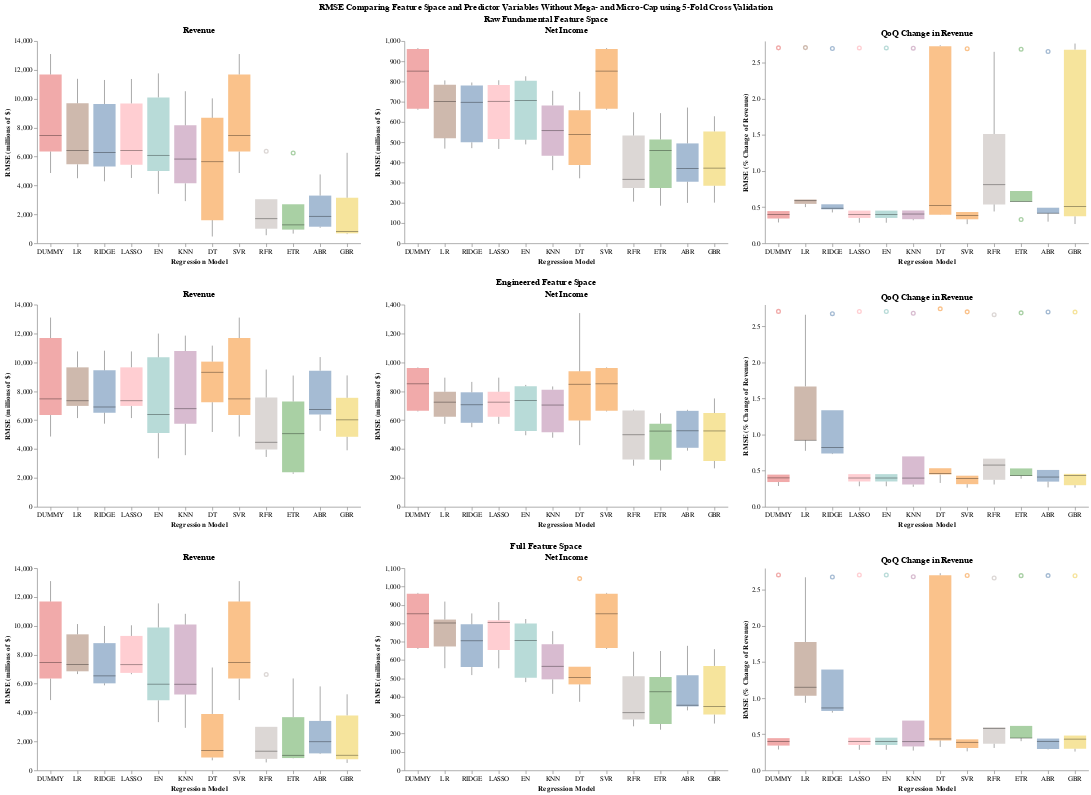

The code cell stored with this chart in its notebook:
### Code cell
(full_chart & full_chart2 & full_chart3).configure_view(stroke=None).properties(
    title=alt.TitleParams('RMSE Comparing Feature Space and Predictor Variables Without Mega- and Micro-Cap using 5-Fold Cross Validation', anchor='middle'))

### Figure 1 — Vega-Lite specification as saved in the notebook (floating-point values rounded to 4 significant figures)
{"config": {"view": {"continuousWidth": 300, "continuousHeight": 300, "stroke": null}}, "vconcat": [{"hconcat": [{"data": {"name": "data-96b21ce6178e432c9d998ff791637641"}, "mark": {"type": "boxplot", "median": {"color": "black", "strokeWidth": 3}, "opacity": 0.5, "size": 33}, "encoding": {"color": {"field": "model", "legend": null, "type": "nominal"}, "x": {"axis": {"grid": false, "labelAngle": 0}, "field": "model", "sort": ["DUMMY", "LR", "RIDGE", "LASSO", "EN", "KNN", "DT", "SVR", "RFR", "ETR", "ABR", "GBR"], "title": "Regression Model", "type": "nominal"}, "y": {"axis": {"grid": false}, "field": "rmse", "title": "RMSE (millions of $)", "type": "quantitative"}}, "height": 300, "title": "Revenue", "width": 480}, {"data": {"name": "data-f683312791e5bca46f509466c15ff660"}, "mark": {"type": "boxplot", "median": {"color": "black", "strokeWidth": 3}, "opacity": 0.5, "size": 33}, "encoding": {"color": {"field": "model", "legend": null, "type": "nominal"}, "x": {"axis": {"grid": false, "labelAngle": 0}, "field": "model", "sort": ["DUMMY", "LR", "RIDGE", "LASSO", "EN", "KNN", "DT", "SVR", "RFR", "ETR", "ABR", "GBR"], "title": "Regression Model", "type": "nominal"}, "y": {"axis": {"grid": false}, "field": "rmse", "title": "RMSE (millions of $)", "type": "quantitative"}}, "height": 300, "title": "Net Income", "width": 480}, {"data": {"name": "data-5d4a83746d5ced96b4d34b429b2db8ff"}, "mark": {"type": "boxplot", "median": {"color": "black", "strokeWidth": 3}, "opacity": 0.5, "size": 33}, "encoding": {"color": {"field": "model", "legend": null, "type": "nominal"}, "x": {"axis": {"grid": false, "labelAngle": 0}, "field": "model", "sort": ["DUMMY", "LR", "RIDGE", "LASSO", "EN", "KNN", "DT", "SVR", "RFR", "ETR", "ABR", "GBR"], "title": "Regression Model", "type": "nominal"}, "y": {"axis": {"grid": false}, "field": "rmse", "title": "RMSE (% Change of Revenue)", "type": "quantitative"}}, "height": 300, "title": "QoQ Change in Revenue", "width": 480}], "title": {"text": "Raw Fundamental Feature Space", "anchor": "middle"}}, {"hconcat": [{"data": {"name": "data-af799842d73d3bb1296270cd6d9e0182"}, "mark": {"type": "boxplot", "median": {"color": "black", "strokeWidth": 3}, "opacity": 0.5, "size": 33}, "encoding": {"color": {"field": "model", "legend": null, "type": "nominal"}, "x": {"axis": {"grid": false, "labelAngle": 0}, "field": "model", "sort": ["DUMMY", "LR", "RIDGE", "LASSO", "EN", "KNN", "DT", "SVR", "RFR", "ETR", "ABR", "GBR"], "title": "Regression Model", "type": "nominal"}, "y": {"axis": {"grid": false}, "field": "rmse", "title": "RMSE (millions of $)", "type": "quantitative"}}, "height": 300, "title": "Revenue", "width": 480}, {"data": {"name": "data-9d2e83c2151541ff52ed11c8cf88920d"}, "mark": {"type": "boxplot", "median": {"color": "black", "strokeWidth": 3}, "opacity": 0.5, "size": 33}, "encoding": {"color": {"field": "model", "legend": null, "type": "nominal"}, "x": {"axis": {"grid": false, "labelAngle": 0}, "field": "model", "sort": ["DUMMY", "LR", "RIDGE", "LASSO", "EN", "KNN", "DT", "SVR", "RFR", "ETR", "ABR", "GBR"], "title": "Regression Model", "type": "nominal"}, "y": {"axis": {"grid": false}, "field": "rmse", "title": "RMSE (millions of $)", "type": "quantitative"}}, "height": 300, "title": "Net Income", "width": 480}, {"data": {"name": "data-143838906a5d22319c709177aa2cebcb"}, "mark": {"type": "boxplot", "median": {"color": "black", "strokeWidth": 3}, "opacity": 0.5, "size": 33}, "encoding": {"color": {"field": "model", "legend": null, "type": "nominal"}, "x": {"axis": {"grid": false, "labelAngle": 0}, "field": "model", "sort": ["DUMMY", "LR", "RIDGE", "LASSO", "EN", "KNN", "DT", "SVR", "RFR", "ETR", "ABR", "GBR"], "title": "Regression Model", "type": "nominal"}, "y": {"axis": {"grid": false}, "field": "rmse", "title": "RMSE (% Change of Revenue)", "type": "quantitative"}}, "height": 300, "title": "QoQ Change in Revenue", "width": 480}], "title": {"text": "Engineered Feature Space", "anchor": "middle"}}, {"hconcat": [{"data": {"name": "data-4ae5d013f0334a0c85e6e1d59f98e679"}, "mark": {"type": "boxplot", "median": {"color": "black", "strokeWidth": 3}, "opacity": 0.5, "size": 33}, "encoding": {"color": {"field": "model", "legend": null, "type": "nominal"}, "x": {"axis": {"grid": false, "labelAngle": 0}, "field": "model", "sort": ["DUMMY", "LR", "RIDGE", "LASSO", "EN", "KNN", "DT", "SVR", "RFR", "ETR", "ABR", "GBR"], "title": "Regression Model", "type": "nominal"}, "y": {"axis": {"grid": false}, "field": "rmse", "title": "RMSE (millions of $)", "type": "quantitative"}}, "height": 300, "title": "Revenue", "width": 480}, {"data": {"name": "data-8722cc42b982450a058e4d527dc353fd"}, "mark": {"type": "boxplot", "median": {"color": "black", "strokeWidth": 3}, "opacity": 0.5, "size": 33}, "encoding": {"color": {"field": "model", "legend": null, "type": "nominal"}, "x": {"axis": {"grid": false, "labelAngle": 0}, "field": "model", "sort": ["DUMMY", "LR", "RIDGE", "LASSO", "EN", "KNN", "DT", "SVR", "RFR", "ETR", "ABR", "GBR"], "title": "Regression Model", "type": "nominal"}, "y": {"axis": {"grid": false}, "field": "rmse", "title": "RMSE (millions of $)", "type": "quantitative"}}, "height": 300, "title": "Net Income", "width": 480}, {"data": {"name": "data-5e08396439ddbb28e3543b993f484926"}, "mark": {"type": "boxplot", "median": {"color": "black", "strokeWidth": 3}, "opacity": 0.5, "size": 33}, "encoding": {"color": {"field": "model", "legend": null, "type": "nominal"}, "x": {"axis": {"grid": false, "labelAngle": 0}, "field": "model", "sort": ["DUMMY", "LR", "RIDGE", "LASSO", "EN", "KNN", "DT", "SVR", "RFR", "ETR", "ABR", "GBR"], "title": "Regression Model", "type": "nominal"}, "y": {"axis": {"grid": false}, "field": "rmse", "title": "RMSE (% Change of Revenue)", "type": "quantitative"}}, "height": 300, "title": "QoQ Change in Revenue", "width": 480}], "title": {"text": "Full Feature Space", "anchor": "middle"}}], "title": {"text": "RMSE Comparing Feature Space and Predictor Variables Without Mega- and Micro-Cap using 5-Fold Cross Validation", "anchor": "middle"}, "$schema": "https://vega.github.io/schema/vega-lite/v5.20.1.json", "datasets": {"data-96b21ce6178e432c9d998ff791637641": [{"model": "DUMMY", "rmse": 11690.0}, {"model": "DUMMY", "rmse": 7473.0}, {"model": "DUMMY", "rmse": 4868.0}, {"model": "DUMMY", "rmse": 6354.0}, {"model": "DUMMY", "rmse": 13110.0}, {"model": "LR", "rmse": 9694.0}, {"model": "LR", "rmse": 6428.0}, {"model": "LR", "rmse": 4505.0}, {"model": "LR", "rmse": 5466.0}, {"model": "LR", "rmse": 11390.0}, {"model": "RIDGE", "rmse": 9643.0}, {"model": "RIDGE", "rmse": 6291.0}, {"model": "RIDGE", "rmse": 4292.0}, {"model": "RIDGE", "rmse": 5317.0}, {"model": "RIDGE", "rmse": 11310.0}, {"model": "LASSO", "rmse": 9683.0}, {"model": "LASSO", "rmse": 6433.0}, {"model": "LASSO", "rmse": 4524.0}, {"model": "LASSO", "rmse": 5432.0}, {"model": "LASSO", "rmse": 11380.0}, {"model": "EN", "rmse": 10100.0}, {"model": "EN", "rmse": 6094.0}, {"model": "EN", "rmse": 3426.0}, {"model": "EN", "rmse": 5009.0}, {"model": "EN", "rmse": 11760.0}, {"model": "KNN", "rmse": 8169.0}, {"model": "KNN", "rmse": 5834.0}, {"model": "KNN", "rmse": 2921.0}, {"model": "KNN", "rmse": 4152.0}, {"model": "KNN", "rmse": 10530.0}, {"model": "DT", "rmse": 10030.0}, {"model": "DT", "rmse": 5647.0}, {"model": "DT", "rmse": 470.9}, {"model": "DT", "rmse": 1605.0}, {"model": "DT", "rmse": 8687.0}, {"model": "SVR", "rmse": 11690.0}, {"model": "SVR", "rmse": 7473.0}, {"model": "SVR", "rmse": 4868.0}, {"model": "SVR", "rmse": 6354.0}, {"model": "SVR", "rmse": 13110.0}, {"model": "RFR", "rmse": 3052.0}, {"model": "RFR", "rmse": 1701.0}, {"model": "RFR", "rmse": 560.0}, {"model": "RFR", "rmse": 1013.0}, {"model": "RFR", "rmse": 6373.0}, {"model": "ETR", "rmse": 2703.0}, {"model": "ETR", "rmse": 1275.0}, {"model": "ETR", "rmse": 671.5}, {"model": "ETR", "rmse": 948.6}, {"model": "ETR", "rmse": 6252.0}, {"model": "ABR", "rmse": 3304.0}, {"model": "ABR", "rmse": 1872.0}, {"model": "ABR", "rmse": 1149.0}, {"model": "ABR", "rmse": 1076.0}, {"model": "ABR", "rmse": 4768.0}, {"model": "GBR", "rmse": 3155.0}, {"model": "GBR", "rmse": 830.2}, {"model": "GBR", "rmse": 636.6}, {"model": "GBR", "rmse": 690.0}, {"model": "GBR", "rmse": 6267.0}], "data-f683312791e5bca46f509466c15ff660": [{"model": "DUMMY", "rmse": 965.5}, {"model": "DUMMY", "rmse": 851.7}, {"model": "DUMMY", "rmse": 660.5}, {"model": "DUMMY", "rmse": 665.8}, {"model": "DUMMY", "rmse": 960.9}, {"model": "LR", "rmse": 805.6}, {"model": "LR", "rmse": 701.6}, {"model": "LR", "rmse": 520.2}, {"model": "LR", "rmse": 468.3}, {"model": "LR", "rmse": 784.5}, {"model": "RIDGE", "rmse": 795.3}, {"model": "RIDGE", "rmse": 697.6}, {"model": "RIDGE", "rmse": 499.4}, {"model": "RIDGE", "rmse": 470.6}, {"model": "RIDGE", "rmse": 780.9}, {"model": "LASSO", "rmse": 806.4}, {"model": "LASSO", "rmse": 702.4}, {"model": "LASSO", "rmse": 515.7}, {"model": "LASSO", "rmse": 466.7}, {"model": "LASSO", "rmse": 783.4}, {"model": "EN", "rmse": 826.0}, {"model": "EN", "rmse": 705.7}, {"model": "EN", "rmse": 489.2}, {"model": "EN", "rmse": 512.7}, {"model": "EN", "rmse": 803.6}, {"model": "KNN", "rmse": 754.3}, {"model": "KNN", "rmse": 556.9}, {"model": "KNN", "rmse": 432.6}, {"model": "KNN", "rmse": 361.9}, {"model": "KNN", "rmse": 682.0}, {"model": "DT", "rmse": 749.4}, {"model": "DT", "rmse": 658.2}, {"model": "DT", "rmse": 321.5}, {"model": "DT", "rmse": 386.9}, {"model": "DT", "rmse": 538.4}, {"model": "SVR", "rmse": 965.5}, {"model": "SVR", "rmse": 851.7}, {"model": "SVR", "rmse": 660.5}, {"model": "SVR", "rmse": 665.8}, {"model": "SVR", "rmse": 960.9}, {"model": "RFR", "rmse": 647.8}, {"model": "RFR", "rmse": 316.8}, {"model": "RFR", "rmse": 206.1}, {"model": "RFR", "rmse": 273.4}, {"model": "RFR", "rmse": 532.9}, {"model": "ETR", "rmse": 643.7}, {"model": "ETR", "rmse": 459.0}, {"model": "ETR", "rmse": 186.0}, {"model": "ETR", "rmse": 273.7}, {"model": "ETR", "rmse": 513.6}, {"model": "ABR", "rmse": 671.4}, {"model": "ABR", "rmse": 370.4}, {"model": "ABR", "rmse": 199.9}, {"model": "ABR", "rmse": 304.6}, {"model": "ABR", "rmse": 494.1}, {"model": "GBR", "rmse": 628.3}, {"model": "GBR", "rmse": 371.9}, {"model": "GBR", "rmse": 201.2}, {"model": "GBR", "rmse": 284.8}, {"model": "GBR", "rmse": 553.1}], "data-5d4a83746d5ced96b4d34b429b2db8ff": [{"model": "DUMMY", "rmse": 0.3434}, {"model": "DUMMY", "rmse": 0.4008}, {"model": "DUMMY", "rmse": 0.4464}, {"model": "DUMMY", "rmse": 2.707}, {"model": "DUMMY", "rmse": 0.2888}, {"model": "LR", "rmse": 0.59}, {"model": "LR", "rmse": 0.5461}, {"model": "LR", "rmse": 0.6067}, {"model": "LR", "rmse": 2.71}, {"model": "LR", "rmse": 0.5013}, {"model": "RIDGE", "rmse": 0.4862}, {"model": "RIDGE", "rmse": 0.471}, {"model": "RIDGE", "rmse": 0.5404}, {"model": "RIDGE", "rmse": 2.698}, {"model": "RIDGE", "rmse": 0.4275}, {"model": "LASSO", "rmse": 0.3515}, {"model": "LASSO", "rmse": 0.3993}, {"model": "LASSO", "rmse": 0.4529}, {"model": "LASSO", "rmse": 2.706}, {"model": "LASSO", "rmse": 0.2852}, {"model": "EN", "rmse": 0.3515}, {"model": "EN", "rmse": 0.3993}, {"model": "EN", "rmse": 0.4529}, {"model": "EN", "rmse": 2.706}, {"model": "EN", "rmse": 0.2852}, {"model": "KNN", "rmse": 0.3339}, {"model": "KNN", "rmse": 0.4056}, {"model": "KNN", "rmse": 0.4548}, {"model": "KNN", "rmse": 2.702}, {"model": "KNN", "rmse": 0.3188}, {"model": "DT", "rmse": 0.3959}, {"model": "DT", "rmse": 0.5235}, {"model": "DT", "rmse": 2.73}, {"model": "DT", "rmse": 2.743}, {"model": "DT", "rmse": 0.3941}, {"model": "SVR", "rmse": 0.3329}, {"model": "SVR", "rmse": 0.3867}, {"model": "SVR", "rmse": 0.4339}, {"model": "SVR", "rmse": 2.695}, {"model": "SVR", "rmse": 0.2654}, {"model": "RFR", "rmse": 0.4408}, {"model": "RFR", "rmse": 0.811}, {"model": "RFR", "rmse": 1.513}, {"model": "RFR", "rmse": 2.651}, {"model": "RFR", "rmse": 0.5392}, {"model": "ETR", "rmse": 0.7248}, {"model": "ETR", "rmse": 0.5775}, {"model": "ETR", "rmse": 0.5787}, {"model": "ETR", "rmse": 2.689}, {"model": "ETR", "rmse": 0.3301}, {"model": "ABR", "rmse": 0.4142}, {"model": "ABR", "rmse": 0.4171}, {"model": "ABR", "rmse": 0.4928}, {"model": "ABR", "rmse": 2.656}, {"model": "ABR", "rmse": 0.2999}, {"model": "GBR", "rmse": 0.3739}, {"model": "GBR", "rmse": 0.5085}, {"model": "GBR", "rmse": 2.766}, {"model": "GBR", "rmse": 2.682}, {"model": "GBR", "rmse": 0.2669}], "data-af799842d73d3bb1296270cd6d9e0182": [{"model": "DUMMY", "rmse": 11690.0}, {"model": "DUMMY", "rmse": 7473.0}, {"model": "DUMMY", "rmse": 4868.0}, {"model": "DUMMY", "rmse": 6354.0}, {"model": "DUMMY", "rmse": 13110.0}, {"model": "LR", "rmse": 9658.0}, {"model": "LR", "rmse": 7343.0}, {"model": "LR", "rmse": 6146.0}, {"model": "LR", "rmse": 6989.0}, {"model": "LR", "rmse": 10760.0}, {"model": "RIDGE", "rmse": 9452.0}, {"model": "RIDGE", "rmse": 6914.0}, {"model": "RIDGE", "rmse": 5758.0}, {"model": "RIDGE", "rmse": 6519.0}, {"model": "RIDGE", "rmse": 10810.0}, {"model": "LASSO", "rmse": 9658.0}, {"model": "LASSO", "rmse": 7344.0}, {"model": "LASSO", "rmse": 6146.0}, {"model": "LASSO", "rmse": 6989.0}, {"model": "LASSO", "rmse": 10760.0}, {"model": "EN", "rmse": 10350.0}, {"model": "EN", "rmse": 6387.0}, {"model": "EN", "rmse": 3360.0}, {"model": "EN", "rmse": 5105.0}, {"model": "EN", "rmse": 12000.0}, {"model": "KNN", "rmse": 10790.0}, {"model": "KNN", "rmse": 6792.0}, {"model": "KNN", "rmse": 3579.0}, {"model": "KNN", "rmse": 5751.0}, {"model": "KNN", "rmse": 11850.0}, {"model": "DT", "rmse": 10050.0}, {"model": "DT", "rmse": 7242.0}, {"model": "DT", "rmse": 9321.0}, {"model": "DT", "rmse": 5184.0}, {"model": "DT", "rmse": 11160.0}, {"model": "SVR", "rmse": 11690.0}, {"model": "SVR", "rmse": 7473.0}, {"model": "SVR", "rmse": 4868.0}, {"model": "SVR", "rmse": 6354.0}, {"model": "SVR", "rmse": 13110.0}, {"model": "RFR", "rmse": 7569.0}, {"model": "RFR", "rmse": 3963.0}, {"model": "RFR", "rmse": 3455.0}, {"model": "RFR", "rmse": 4475.0}, {"model": "RFR", "rmse": 9508.0}, {"model": "ETR", "rmse": 7298.0}, {"model": "ETR", "rmse": 5061.0}, {"model": "ETR", "rmse": 2388.0}, {"model": "ETR", "rmse": 2286.0}, {"model": "ETR", "rmse": 9091.0}, {"model": "ABR", "rmse": 9426.0}, {"model": "ABR", "rmse": 6749.0}, {"model": "ABR", "rmse": 5259.0}, {"model": "ABR", "rmse": 6390.0}, {"model": "ABR", "rmse": 10370.0}, {"model": "GBR", "rmse": 7549.0}, {"model": "GBR", "rmse": 4852.0}, {"model": "GBR", "rmse": 6022.0}, {"model": "GBR", "rmse": 3915.0}, {"model": "GBR", "rmse": 9100.0}], "data-9d2e83c2151541ff52ed11c8cf88920d": [{"model": "DUMMY", "rmse": 965.5}, {"model": "DUMMY", "rmse": 851.7}, {"model": "DUMMY", "rmse": 660.5}, {"model": "DUMMY", "rmse": 665.8}, {"model": "DUMMY", "rmse": 960.9}, {"model": "LR", "rmse": 894.6}, {"model": "LR", "rmse": 725.1}, {"model": "LR", "rmse": 623.9}, {"model": "LR", "rmse": 574.7}, {"model": "LR", "rmse": 796.9}, {"model": "RIDGE", "rmse": 865.2}, {"model": "RIDGE", "rmse": 706.6}, {"model": "RIDGE", "rmse": 582.0}, {"model": "RIDGE", "rmse": 551.3}, {"model": "RIDGE", "rmse": 793.1}, {"model": "LASSO", "rmse": 894.6}, {"model": "LASSO", "rmse": 725.1}, {"model": "LASSO", "rmse": 623.8}, {"model": "LASSO", "rmse": 574.7}, {"model": "LASSO", "rmse": 796.8}, {"model": "EN", "rmse": 844.3}, {"model": "EN", "rmse": 735.9}, {"model": "EN", "rmse": 495.6}, {"model": "EN", "rmse": 524.6}, {"model": "EN", "rmse": 834.8}, {"model": "KNN", "rmse": 833.7}, {"model": "KNN", "rmse": 704.9}, {"model": "KNN", "rmse": 478.6}, {"model": "KNN", "rmse": 515.9}, {"model": "KNN", "rmse": 811.5}, {"model": "DT", "rmse": 938.3}, {"model": "DT", "rmse": 849.0}, {"model": "DT", "rmse": 598.6}, {"model": "DT", "rmse": 427.2}, {"model": "DT", "rmse": 1342.0}, {"model": "SVR", "rmse": 965.5}, {"model": "SVR", "rmse": 851.7}, {"model": "SVR", "rmse": 660.5}, {"model": "SVR", "rmse": 665.8}, {"model": "SVR", "rmse": 960.9}, {"model": "RFR", "rmse": 672.8}, {"model": "RFR", "rmse": 498.8}, {"model": "RFR", "rmse": 285.1}, {"model": "RFR", "rmse": 327.2}, {"model": "RFR", "rmse": 666.5}, {"model": "ETR", "rmse": 648.1}, {"model": "ETR", "rmse": 524.7}, {"model": "ETR", "rmse": 251.6}, {"model": "ETR", "rmse": 326.2}, {"model": "ETR", "rmse": 575.4}, {"model": "ABR", "rmse": 664.8}, {"model": "ABR", "rmse": 526.3}, {"model": "ABR", "rmse": 408.9}, {"model": "ABR", "rmse": 389.0}, {"model": "ABR", "rmse": 672.0}, {"model": "GBR", "rmse": 649.5}, {"model": "GBR", "rmse": 525.5}, {"model": "GBR", "rmse": 266.6}, {"model": "GBR", "rmse": 317.8}, {"model": "GBR", "rmse": 750.6}], "data-143838906a5d22319c709177aa2cebcb": [{"model": "DUMMY", "rmse": 0.3434}, {"model": "DUMMY", "rmse": 0.4008}, {"model": "DUMMY", "rmse": 0.4464}, {"model": "DUMMY", "rmse": 2.707}, {"model": "DUMMY", "rmse": 0.2888}, {"model": "LR", "rmse": 0.9217}, {"model": "LR", "rmse": 0.9222}, {"model": "LR", "rmse": 1.668}, {"model": "LR", "rmse": 2.66}, {"model": "LR", "rmse": 0.7758}, {"model": "RIDGE", "rmse": 0.8241}, {"model": "RIDGE", "rmse": 0.7401}, {"model": "RIDGE", "rmse": 1.338}, {"model": "RIDGE", "rmse": 2.675}, {"model": "RIDGE", "rmse": 0.7307}, {"model": "LASSO", "rmse": 0.3515}, {"model": "LASSO", "rmse": 0.3993}, {"model": "LASSO", "rmse": 0.4529}, {"model": "LASSO", "rmse": 2.706}, {"model": "LASSO", "rmse": 0.2852}, {"model": "EN", "rmse": 0.3515}, {"model": "EN", "rmse": 0.3993}, {"model": "EN", "rmse": 0.4529}, {"model": "EN", "rmse": 2.706}, {"model": "EN", "rmse": 0.2852}, {"model": "KNN", "rmse": 0.3095}, {"model": "KNN", "rmse": 0.3986}, {"model": "KNN", "rmse": 0.6987}, {"model": "KNN", "rmse": 2.681}, {"model": "KNN", "rmse": 0.2778}, {"model": "DT", "rmse": 0.5347}, {"model": "DT", "rmse": 0.462}, {"model": "DT", "rmse": 0.3307}, {"model": "DT", "rmse": 2.742}, {"model": "DT", "rmse": 0.449}, {"model": "SVR", "rmse": 0.314}, {"model": "SVR", "rmse": 0.3916}, {"model": "SVR", "rmse": 0.4313}, {"model": "SVR", "rmse": 2.7}, {"model": "SVR", "rmse": 0.2654}, {"model": "RFR", "rmse": 0.3745}, {"model": "RFR", "rmse": 0.6672}, {"model": "RFR", "rmse": 0.5787}, {"model": "RFR", "rmse": 2.661}, {"model": "RFR", "rmse": 0.3096}, {"model": "ETR", "rmse": 0.429}, {"model": "ETR", "rmse": 0.4363}, {"model": "ETR", "rmse": 0.532}, {"model": "ETR", "rmse": 2.686}, {"model": "ETR", "rmse": 0.3897}, {"model": "ABR", "rmse": 0.3494}, {"model": "ABR", "rmse": 0.4129}, {"model": "ABR", "rmse": 0.511}, {"model": "ABR", "rmse": 2.699}, {"model": "ABR", "rmse": 0.2695}, {"model": "GBR", "rmse": 0.2997}, {"model": "GBR", "rmse": 0.4339}, {"model": "GBR", "rmse": 0.4567}, {"model": "GBR", "rmse": 2.697}, {"model": "GBR", "rmse": 0.2657}], "data-4ae5d013f0334a0c85e6e1d59f98e679": [{"model": "DUMMY", "rmse": 11690.0}, {"model": "DUMMY", "rmse": 7473.0}, {"model": "DUMMY", "rmse": 4868.0}, {"model": "DUMMY", "rmse": 6354.0}, {"model": "DUMMY", "rmse": 13110.0}, {"model": "LR", "rmse": 9419.0}, {"model": "LR", "rmse": 7332.0}, {"model": "LR", "rmse": 6861.0}, {"model": "LR", "rmse": 6667.0}, {"model": "LR", "rmse": 10130.0}, {"model": "RIDGE", "rmse": 8811.0}, {"model": "RIDGE", "rmse": 6542.0}, {"model": "RIDGE", "rmse": 5889.0}, {"model": "RIDGE", "rmse": 6027.0}, {"model": "RIDGE", "rmse": 9999.0}, {"model": "LASSO", "rmse": 9309.0}, {"model": "LASSO", "rmse": 7316.0}, {"model": "LASSO", "rmse": 6750.0}, {"model": "LASSO", "rmse": 6660.0}, {"model": "LASSO", "rmse": 10050.0}, {"model": "EN", "rmse": 9892.0}, {"model": "EN", "rmse": 5970.0}, {"model": "EN", "rmse": 3341.0}, {"model": "EN", "rmse": 4851.0}, {"model": "EN", "rmse": 11560.0}, {"model": "KNN", "rmse": 10100.0}, {"model": "KNN", "rmse": 5967.0}, {"model": "KNN", "rmse": 2946.0}, {"model": "KNN", "rmse": 5256.0}, {"model": "KNN", "rmse": 10840.0}, {"model": "DT", "rmse": 3909.0}, {"model": "DT", "rmse": 1370.0}, {"model": "DT", "rmse": 888.9}, {"model": "DT", "rmse": 695.5}, {"model": "DT", "rmse": 7123.0}, {"model": "SVR", "rmse": 11690.0}, {"model": "SVR", "rmse": 7473.0}, {"model": "SVR", "rmse": 4868.0}, {"model": "SVR", "rmse": 6354.0}, {"model": "SVR", "rmse": 13110.0}, {"model": "RFR", "rmse": 3015.0}, {"model": "RFR", "rmse": 796.9}, {"model": "RFR", "rmse": 550.3}, {"model": "RFR", "rmse": 1332.0}, {"model": "RFR", "rmse": 6643.0}, {"model": "ETR", "rmse": 3685.0}, {"model": "ETR", "rmse": 854.2}, {"model": "ETR", "rmse": 835.5}, {"model": "ETR", "rmse": 1047.0}, {"model": "ETR", "rmse": 6365.0}, {"model": "ABR", "rmse": 3425.0}, {"model": "ABR", "rmse": 1981.0}, {"model": "ABR", "rmse": 1178.0}, {"model": "ABR", "rmse": 1131.0}, {"model": "ABR", "rmse": 5815.0}, {"model": "GBR", "rmse": 3807.0}, {"model": "GBR", "rmse": 766.7}, {"model": "GBR", "rmse": 516.1}, {"model": "GBR", "rmse": 1050.0}, {"model": "GBR", "rmse": 5268.0}], "data-8722cc42b982450a058e4d527dc353fd": [{"model": "DUMMY", "rmse": 965.5}, {"model": "DUMMY", "rmse": 851.7}, {"model": "DUMMY", "rmse": 660.5}, {"model": "DUMMY", "rmse": 665.8}, {"model": "DUMMY", "rmse": 960.9}, {"model": "LR", "rmse": 918.3}, {"model": "LR", "rmse": 801.8}, {"model": "LR", "rmse": 674.1}, {"model": "LR", "rmse": 555.9}, {"model": "LR", "rmse": 820.5}, {"model": "RIDGE", "rmse": 854.0}, {"model": "RIDGE", "rmse": 704.9}, {"model": "RIDGE", "rmse": 562.1}, {"model": "RIDGE", "rmse": 518.3}, {"model": "RIDGE", "rmse": 794.4}, {"model": "LASSO", "rmse": 915.3}, {"model": "LASSO", "rmse": 803.5}, {"model": "LASSO", "rmse": 654.9}, {"model": "LASSO", "rmse": 555.3}, {"model": "LASSO", "rmse": 816.4}, {"model": "EN", "rmse": 823.5}, {"model": "EN", "rmse": 706.4}, {"model": "EN", "rmse": 480.0}, {"model": "EN", "rmse": 504.4}, {"model": "EN", "rmse": 798.7}, {"model": "KNN", "rmse": 757.4}, {"model": "KNN", "rmse": 566.5}, {"model": "KNN", "rmse": 416.4}, {"model": "KNN", "rmse": 495.2}, {"model": "KNN", "rmse": 686.2}, {"model": "DT", "rmse": 1043.0}, {"model": "DT", "rmse": 467.8}, {"model": "DT", "rmse": 505.2}, {"model": "DT", "rmse": 373.1}, {"model": "DT", "rmse": 563.9}, {"model": "SVR", "rmse": 965.5}, {"model": "SVR", "rmse": 851.7}, {"model": "SVR", "rmse": 660.5}, {"model": "SVR", "rmse": 665.8}, {"model": "SVR", "rmse": 960.9}, {"model": "RFR", "rmse": 645.7}, {"model": "RFR", "rmse": 313.6}, {"model": "RFR", "rmse": 239.7}, {"model": "RFR", "rmse": 277.1}, {"model": "RFR", "rmse": 512.0}, {"model": "ETR", "rmse": 649.3}, {"model": "ETR", "rmse": 427.5}, {"model": "ETR", "rmse": 221.3}, {"model": "ETR", "rmse": 252.5}, {"model": "ETR", "rmse": 507.7}, {"model": "ABR", "rmse": 677.6}, {"model": "ABR", "rmse": 348.0}, {"model": "ABR", "rmse": 354.8}, {"model": "ABR", "rmse": 326.4}, {"model": "ABR", "rmse": 517.5}, {"model": "GBR", "rmse": 659.3}, {"model": "GBR", "rmse": 347.9}, {"model": "GBR", "rmse": 254.7}, {"model": "GBR", "rmse": 303.6}, {"model": "GBR", "rmse": 568.4}], "data-5e08396439ddbb28e3543b993f484926": [{"model": "DUMMY", "rmse": 0.3434}, {"model": "DUMMY", "rmse": 0.4008}, {"model": "DUMMY", "rmse": 0.4464}, {"model": "DUMMY", "rmse": 2.707}, {"model": "DUMMY", "rmse": 0.2888}, {"model": "LR", "rmse": 1.035}, {"model": "LR", "rmse": 1.152}, {"model": "LR", "rmse": 1.777}, {"model": "LR", "rmse": 2.674}, {"model": "LR", "rmse": 0.9361}, {"model": "RIDGE", "rmse": 0.8644}, {"model": "RIDGE", "rmse": 0.8233}, {"model": "RIDGE", "rmse": 1.396}, {"model": "RIDGE", "rmse": 2.678}, {"model": "RIDGE", "rmse": 0.7999}, {"model": "LASSO", "rmse": 0.3515}, {"model": "LASSO", "rmse": 0.3993}, {"model": "LASSO", "rmse": 0.4529}, {"model": "LASSO", "rmse": 2.706}, {"model": "LASSO", "rmse": 0.2852}, {"model": "EN", "rmse": 0.3515}, {"model": "EN", "rmse": 0.3993}, {"model": "EN", "rmse": 0.4529}, {"model": "EN", "rmse": 2.706}, {"model": "EN", "rmse": 0.2852}, {"model": "KNN", "rmse": 0.3317}, {"model": "KNN", "rmse": 0.397}, {"model": "KNN", "rmse": 0.6896}, {"model": "KNN", "rmse": 2.681}, {"model": "KNN", "rmse": 0.2743}, {"model": "DT", "rmse": 0.4152}, {"model": "DT", "rmse": 2.702}, {"model": "DT", "rmse": 0.4355}, {"model": "DT", "rmse": 2.731}, {"model": "DT", "rmse": 0.3249}, {"model": "SVR", "rmse": 0.3104}, {"model": "SVR", "rmse": 0.389}, {"model": "SVR", "rmse": 0.4301}, {"model": "SVR", "rmse": 2.698}, {"model": "SVR", "rmse": 0.2633}, {"model": "RFR", "rmse": 0.3692}, {"model": "RFR", "rmse": 0.5986}, {"model": "RFR", "rmse": 0.5792}, {"model": "RFR", "rmse": 2.664}, {"model": "RFR", "rmse": 0.3104}, {"model": "ETR", "rmse": 0.4045}, {"model": "ETR", "rmse": 0.4477}, {"model": "ETR", "rmse": 0.6161}, {"model": "ETR", "rmse": 2.697}, {"model": "ETR", "rmse": 0.4477}, {"model": "ABR", "rmse": 0.2958}, {"model": "ABR", "rmse": 0.4027}, {"model": "ABR", "rmse": 0.4407}, {"model": "ABR", "rmse": 2.698}, {"model": "ABR", "rmse": 0.2896}, {"model": "GBR", "rmse": 0.2998}, {"model": "GBR", "rmse": 0.4331}, {"model": "GBR", "rmse": 0.4822}, {"model": "GBR", "rmse": 2.696}, {"model": "GBR", "rmse": 0.2606}]}}
